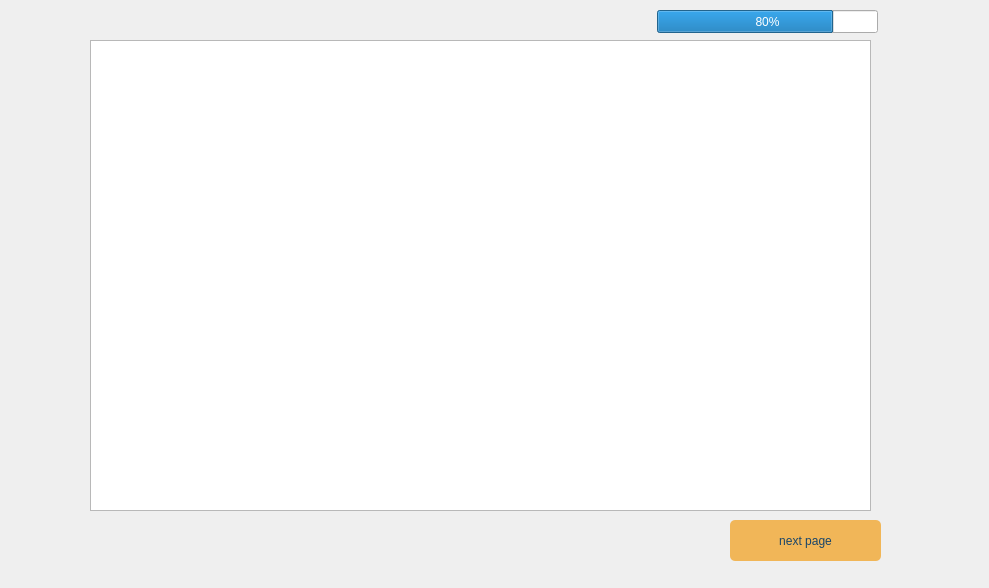
<?xml version="1.0" encoding="UTF-8"?>
<ui version="4.0">
 <class>rules4</class>
 <widget class="QWidget" name="rules4">
  <property name="geometry">
   <rect>
    <x>0</x>
    <y>0</y>
    <width>989</width>
    <height>588</height>
   </rect>
  </property>
  <property name="windowTitle">
   <string>Form</string>
  </property>
  <widget class="QTextEdit" name="textEdit">
   <property name="geometry">
    <rect>
     <x>90</x>
     <y>40</y>
     <width>781</width>
     <height>471</height>
    </rect>
   </property>
   <property name="styleSheet">
    <string notr="true">border-image: url(:/new/prefix1/rules4.jpg);</string>
   </property>
  </widget>
  <widget class="QPushButton" name="pushButton">
   <property name="geometry">
    <rect>
     <x>730</x>
     <y>520</y>
     <width>151</width>
     <height>41</height>
    </rect>
   </property>
   <property name="styleSheet">
    <string notr="true">QPushButton#pushButton {
	background-color: rgb(3, 173, 190);
	background-color: rgb(5, 167, 178);
	font: 16pt &quot;MS Shell Dlg 2&quot;;
Padding: 1px;
Border-radius: 5px;
background-color: rgb(241, 182, 88);
color: rgb(25, 69, 105);
}

QPushButton#pushButton:hover {
	background-color: rgb(42, 46, 52);
border-style: solid;
 border-width: 1px;
	color: rgb(241, 182, 88);
}

QPushButton#pushButton:pressed {
border-style: solid;
border-width: 1px;
	border-color: rgb(25, 69, 105);
	color: rgb(85, 255, 255);
}</string>
   </property>
   <property name="text">
    <string>next page</string>
   </property>
  </widget>
  <widget class="QProgressBar" name="progressBar">
   <property name="geometry">
    <rect>
     <x>657</x>
     <y>10</y>
     <width>221</width>
     <height>23</height>
    </rect>
   </property>
   <property name="styleSheet">
    <string notr="true">border-image: url(:/new/prefix1/rulles_back.jpg);</string>
   </property>
   <property name="value">
    <number>80</number>
   </property>
  </widget>
 </widget>
 <resources/>
 <connections/>
</ui>
